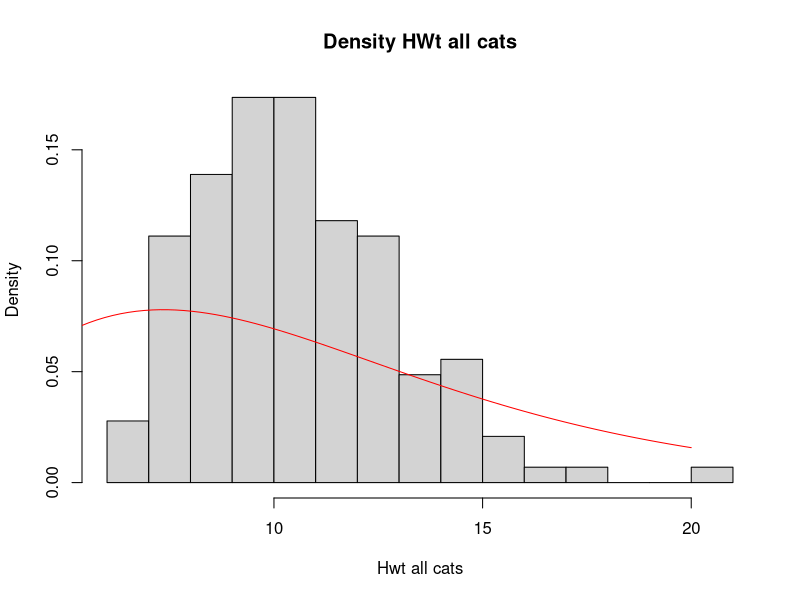
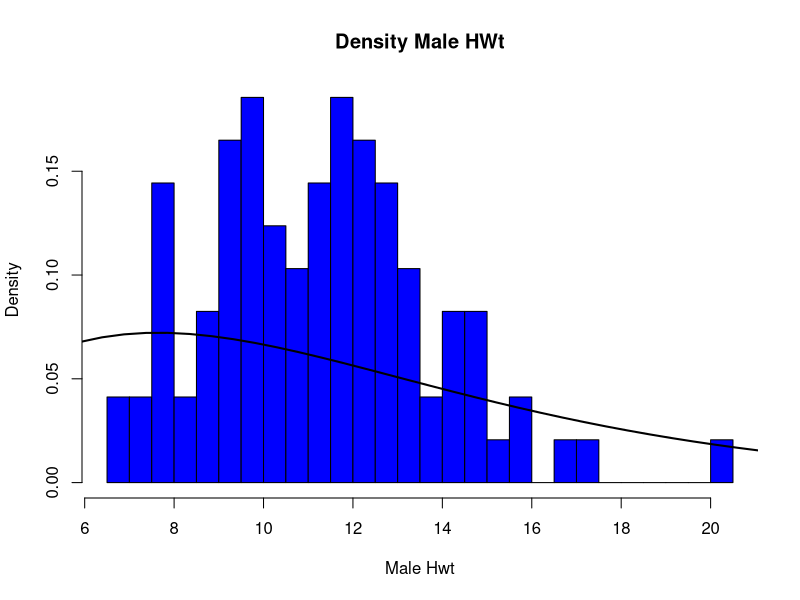
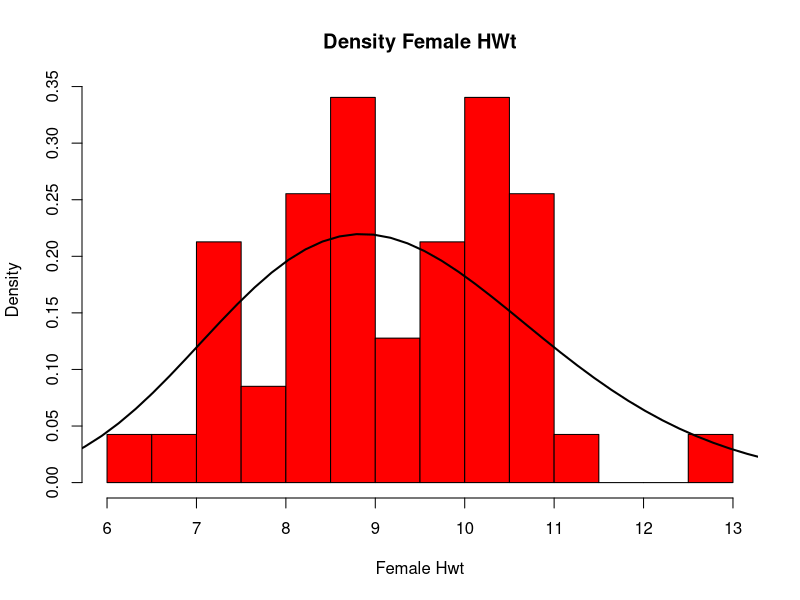
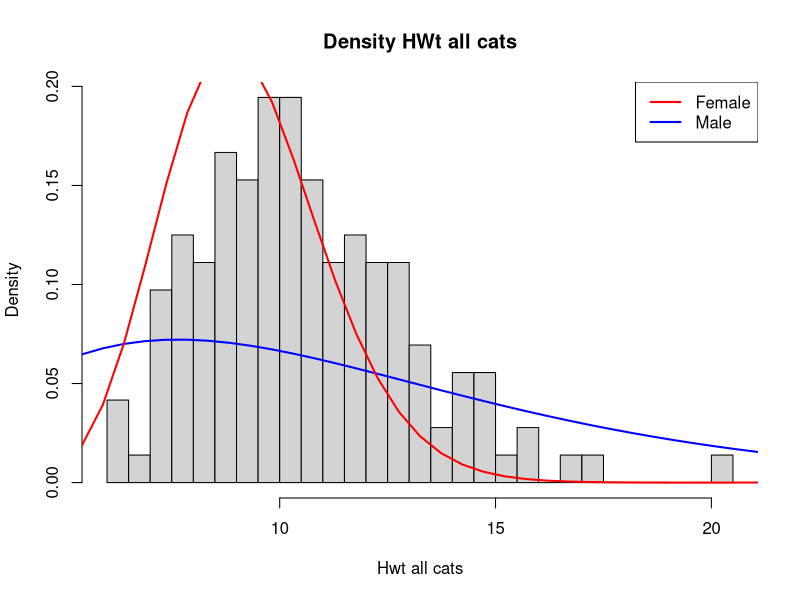

These figures' R source, in order:
## ---- chunk 1
library(MASS)
data(cats)
## ---- chunk 2
    summary(cats)
## ---- chunk 3
    M.H <- mean(cats$Hwt)
    S.H <- sd(cats$Hwt)
    V.H <- var(cats$Hwt)
## ---- chunk 4
    a <- M.H**2/V.H**2
    s <- V.H**2/M.H
    a.round <- round(a,2) 
    s.round <- round(s,2) 
## ---- chunk 5
    my.gamma <- function(x){
      x.M <- mean(x)
      x.V <- var(x)
      V.V <- c(round(x.M**2/x.V**2,2), round(x.V**2/x.M,2))
      names(V.V) <- c("a","s")
      return (V.V)
    }
## ---- chunk 6
    hist(cats$Hwt,prob=T,breaks = 20,xlab="Hwt all cats", main="Density HWt all cats")
    curve(dgamma(x, shape=a.round, scale=s.round),from=1,to=20,add=T, col='red')
## ---- chunk 7
    
    Male <- my.gamma(cats$Hwt[cats$Sex=='M'])
    message("For M")
    print(Male)
    
    Female <- my.gamma(cats$Hwt[cats$Sex=='F'])
    message("For F")
    print(Female)
## ---- chunk 8
  hist(cats$Hwt[cats$Sex=='M'], col = 'blue',probability = T, xlab="Male Hwt", main="Density Male HWt",breaks = 50)
  curve(dgamma(x, shape=Male[1], scale=Male[2]),from=1,to=50,add=T, lwd=2)
## ---- chunk 9
  hist(cats$Hwt[cats$Sex=='F'],probability = T,col='red',xlab="Female Hwt", main="Density Female HWt",breaks = 20)
  curve(dgamma(x, shape=Female[1], scale=Female[2]),from=1,to=20,add=T,lwd=2)
## ---- chunk 10
  hist(cats$Hwt,prob=T,breaks = 50,xlab="Hwt all cats", main="Density HWt all cats")
  legend("topright",c("Female", "Male"),col=c('red','blue'),lwd=2)
  curve(dgamma(x, shape=Male[1], scale=Male[2]),from=1,to=50,add=T, lwd=2,col='blue')
  curve(dgamma(x, shape=Female[1], scale=Female[2]),from=1,to=50,add=T,lwd=2,col='red')
## ---- chunk 11
    M <- cats[ which(cats$Sex=='M'),]
    F <- cats[ which(cats$Sex=='F'),]
    M.1 <- M[c(1:ceiling(nrow(M)/2)),]
    M.2 <- M[c((1+ceiling(nrow(M)/2)):nrow(M)),]
    F.1 <- F[c(1:ceiling(nrow(F)/2)),]
    F.2 <- F[c((1+ceiling(nrow(F)/2)):nrow(F)),]
    M.1.F.1 <- rbind(M.1,F.1)
    M.1.F.2 <- rbind(M.1,F.2)
    M.2.F.2 <- rbind(M.2,F.2)
    M.2.F.1 <- rbind(M.2,F.1)
## ---- chunk 12
    M1F1.HWT <- my.gamma(M.1.F.1$Hwt)
    M1F2.HWT <- my.gamma(M.1.F.2$Hwt)
    M2F1.HWT <- my.gamma(M.2.F.1$Hwt)
    M2F2.HWT <- my.gamma(M.2.F.2$Hwt)
## ---- chunk 13
    print(M1F1.HWT)
    print(M1F2.HWT)
    print(M2F1.HWT)
    print(M2F2.HWT)
## ---- chunk 14
    type <- c('all','M','F','M1F1','M1F2','M2F1','M2F2')
    a <- c(a.round,Male[1],Female[1],M1F1.HWT[1],M1F2.HWT[1],M2F1.HWT[1],M2F2.HWT[1]) 
    s <- c(s.round,Male[2],Female[2],M1F1.HWT[2],M1F2.HWT[2],M2F1.HWT[2],M2F2.HWT[2])
    Mean <- c(a.round*s.round, prod(Male),prod(Female),prod(M1F1.HWT),prod(M1F2.HWT),prod(M2F1.HWT),prod(M2F2.HWT))
    Var <- c(a.round*s.round**2,Male[1]*Male[2]**2,Female[1]*Female[2]**2,M1F1.HWT[1]*M1F1.HWT[2]**2,M1F2.HWT[1]*M1F2.HWT[2]**2,M2F1.HWT[1]*M2F1.HWT[2]**2,M2F2.HWT[1]*M2F2.HWT[2]**2)
    Table.Value <- data.frame(type,a,s,Mean,Var)
## ---- chunk 15
    print(Table.Value)
## ---- chunk 16
test.fun <- function(){
    Select1 <- sort(sample.int(144,72))
    group1 <- cats[Select1,]
    Select2 <-  which(!(1:nrow(cats)) %in% Select1)
    group2 <- cats[Select2,]
    type <- c("Group1","Group2")
    a <- c(my.gamma(group1$Hwt)[1],my.gamma(group2$Hwt)[1])
    s <- c(my.gamma(group1$Hwt)[2],my.gamma(group2$Hwt)[2])
    M <- c(my.gamma(group1$Hwt)[1]*my.gamma(group1$Hwt)[2],my.gamma(group2$Hwt)[1]*my.gamma(group2$Hwt)[2])
    t <- data.frame(type,a,s,M)
    return(t)
}    
## ---- chunk 17
    test.fun()
    test.fun()
    test.fun()
    test.fun()
    test.fun()
    test.fun()
    test.fun()
    test.fun()
    test.fun()
    test.fun()
    test.fun()
    test.fun()
